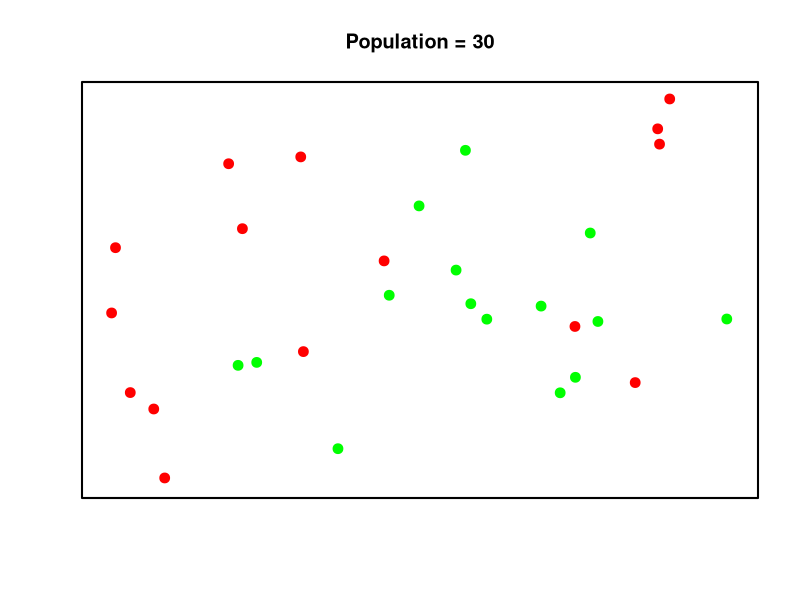
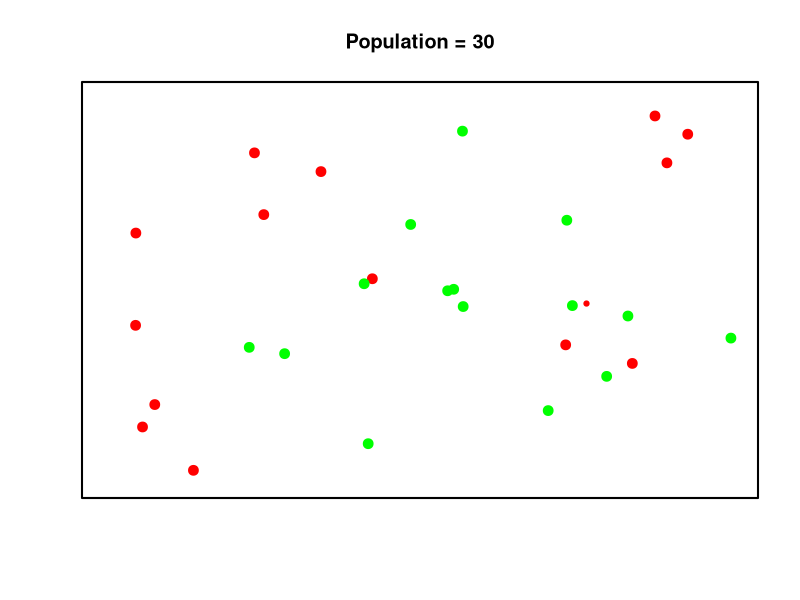
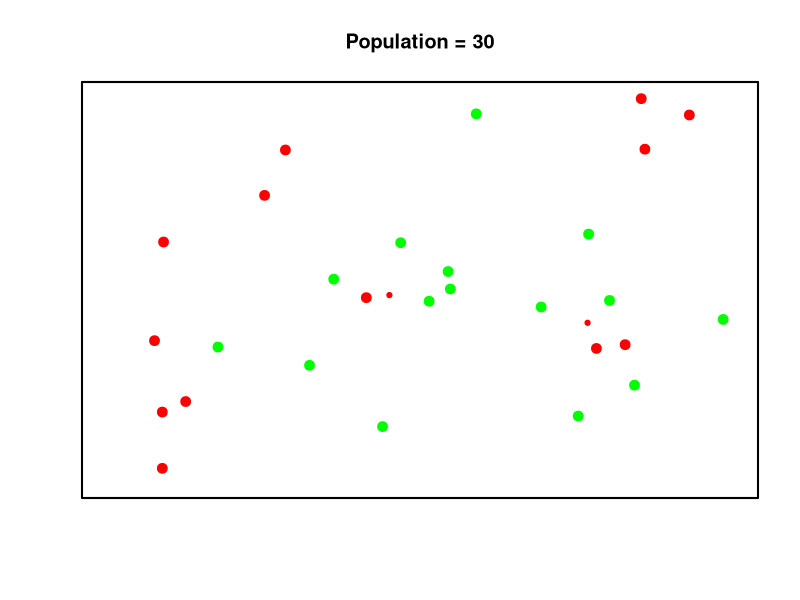
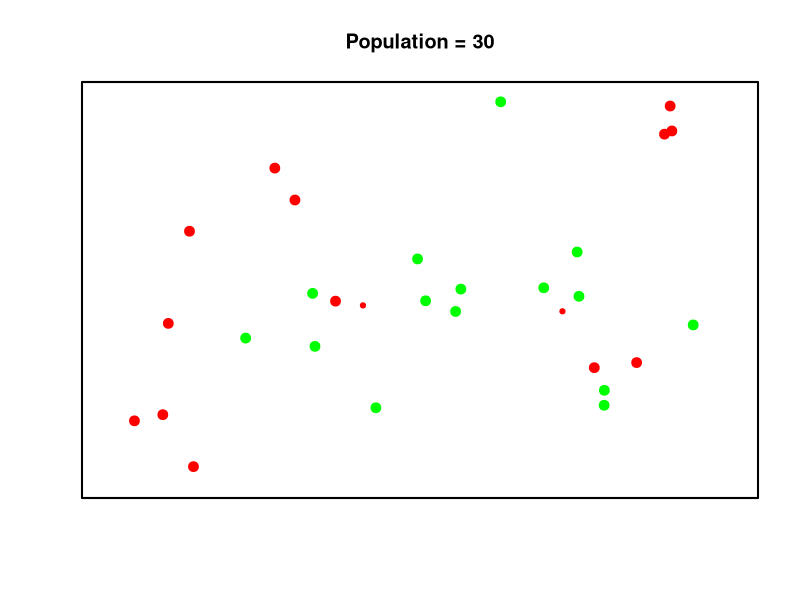
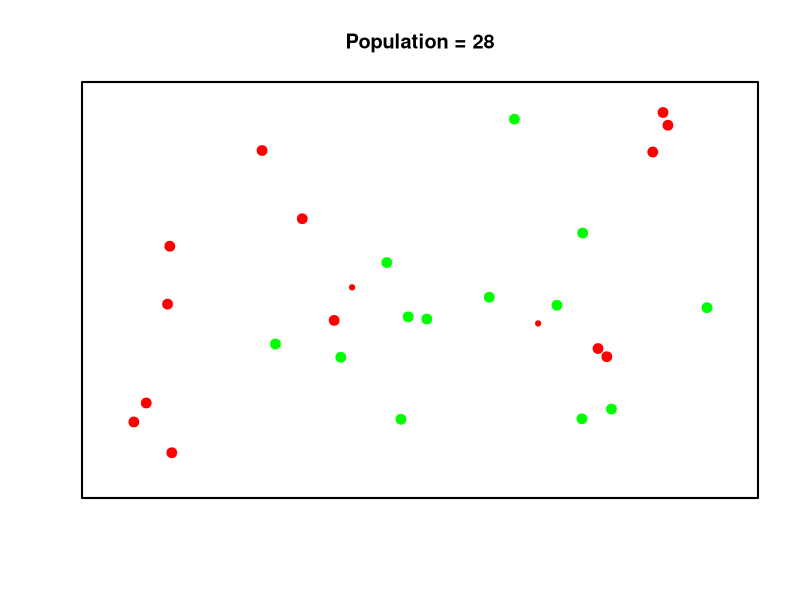
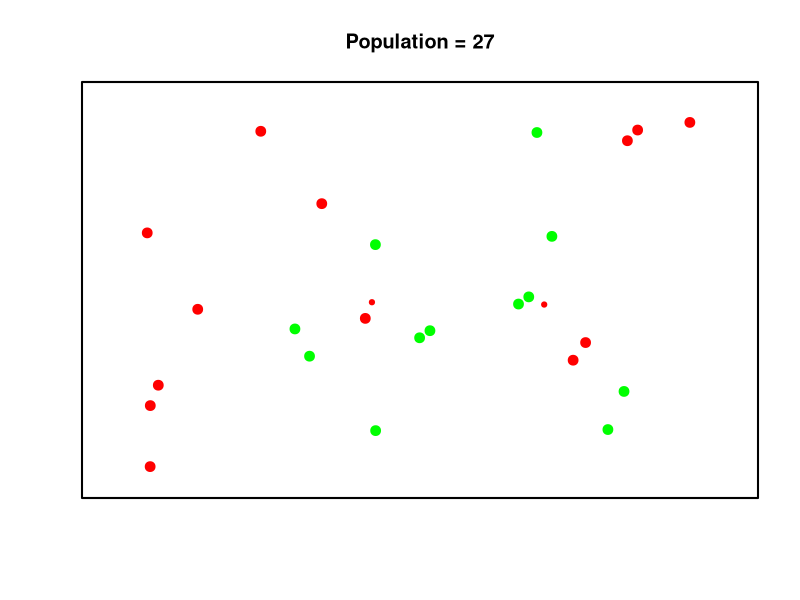
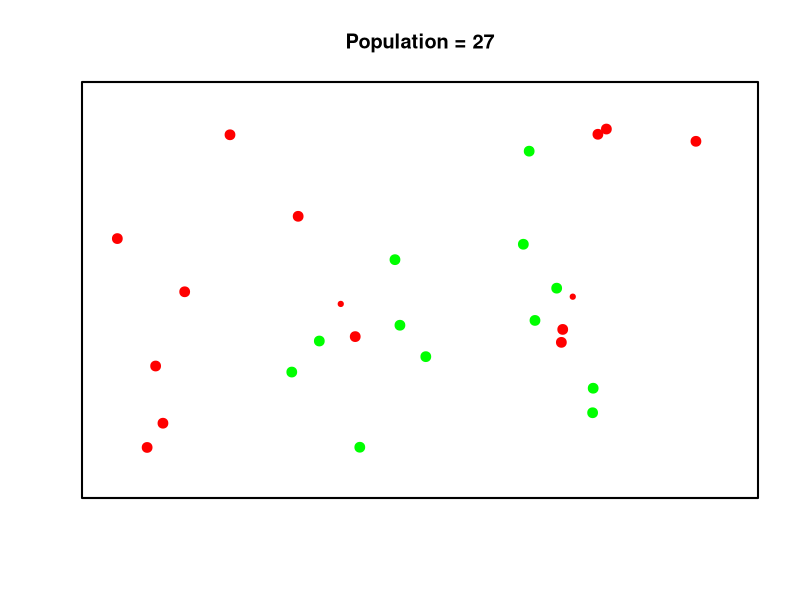
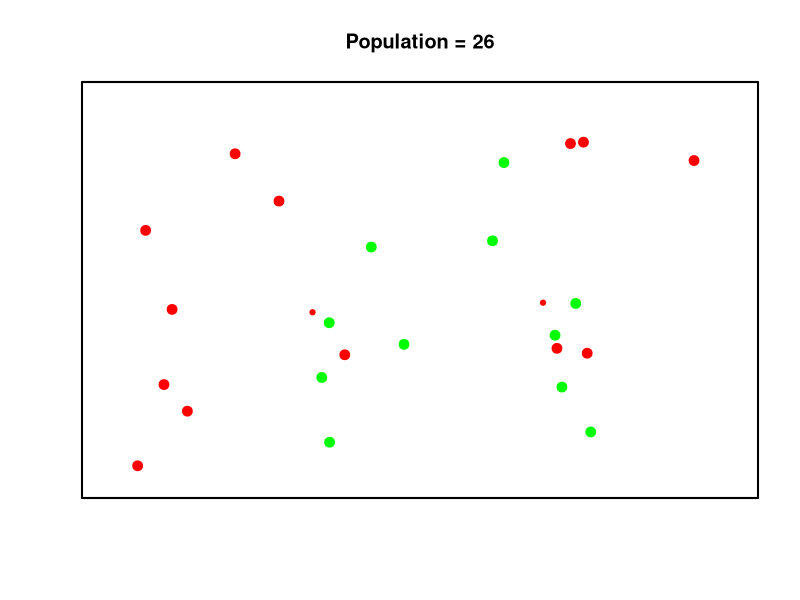

Generate these figures, in order, with R:
library(R6)

Whale <- R6Class("Whale",
                 public = list(
                   position = NULL,
                   age = NULL,
                   lifespan = NULL,
                   range = NULL,
                   maturity = NULL,
                   stepSize = NULL,
                   initialize = function(position = NA, age = 3,
                                         lifespan = 40, range = 5,
                                         maturity = 10, stepSize = 5) {
                     self$position <- position
                     self$age <- age
                     self$lifespan <- lifespan
                     self$range <- range
                     self$maturity <- maturity
                     self$stepSize <- stepSize
                   },
                   move=function(dims, r = self$stepSize) {
                     xMax <- dims[1]
                     yMax <- dims[2]
                     repeat {
                       theta <- runif(1, min = 0, max = 2 * pi)
                       p <- self$position + r * c(cos(theta), sin(theta))
                       within <- (p[1] > 0 && p[1] < xMax) && (p[2] > 0 && p[2] < yMax)
                       if (within) {
                         self$position <- p
                         break
                       }}}
                 )
)

Male <- R6Class("Male",
                inherit = Whale,
                public = list(
                  sex = "male"
                )
)
Female <- R6Class("Female",
                  inherit = Whale,
                  public = list(
                    sex = "female",
                    timeToFertility = 0,
                    infertilityPeriod = 5,
                    maleNear= function(males, dist) {
                      foundOne <- FALSE
                      for (male in males) {
                        near <- dist(male$position, self$position) < self$range
                        mature <- (male$age >= male$maturity)
                        if (near && mature) {
                          foundOne <- TRUE
                          break
                        }
                      }
                      foundOne
                    },
                    mate=function() {
                      babySex <- sample(c("female", "male"), size = 1)
                      self$timeToFertility <- self$infertilityPeriod
                      return(babySex)
                    }
                  )
)
####################
Ocean <- R6Class("Ocean",
                 public = list(
                   dimensions = NULL,
                   males = NULL,
                   females = NULL,
                   malePop = NULL,
                   femalePop = NULL,
                   starveParameter = NULL,
                   distance = function(a, b) {
                     sqrt((a[1] - b[1])^2 + (a[2] - b[2])^2)
                   },
                   initialize = function(dims = c(100, 100),
                                         males = 10,
                                         females = 10,
                                         starve = 5) {
                     self$dimensions <- dims
                     xMax <- dims[1]
                     yMax <- dims[2]
                     maleWhales <- replicate(
                       males,
                       Male$new(
                         age = 10,
                         position = c(
                           runif(1, 0, xMax),
                           runif(1, 0, yMax)
                         )
                       )
                     )
                     femaleWhales <- replicate( #to repeatedly evaluate an expression
                       females,
                       Female$new(
                         age = 10,
                         position = c(
                           runif(1, 0, xMax),
                           runif(1, 0, yMax)
                         )
                       )
                     )
                     self$males <- maleWhales
                     self$females <- femaleWhales
                     self$malePop <- males
                     self$femalePop <- females
                     self$starveParameter <- starve
                   },
                   starvationProbability = function(popDensity) {
                     self$starveParameter * popDensity
                   }
                 )
)
                   
Ocean$set("public",
          "advance",
          function() {
            malePop <- self$malePop
            femalePop <- self$femalePop
            population <- malePop + femalePop
            if (population == 0) {
              return(NULL)
            }
            males <- self$males
            females <- self$females
            babyMales <- list()
            babyFemales <- list()
            if (malePop > 0 && femalePop > 0) {
              for (female in females) {
                if (female$age >= female$maturity &&
                    female$timeToFertility <= 0 &&
                    female$maleNear(
                      males = males,
                      dist = self$distance
                    )) {
                  outcome <- female$mate()
                  if (outcome == "male") {
                    baby <- Male$new(age = 0, position = female$position)
                    babyMales <- c(babyMales, baby)
                  } else {
                    baby <- Female$new(age = 0, position = female$position)
                    babyFemales <- c(babyFemales, baby)
                  }
                }
              }
            }
            
            # augment the male and female lists if needed:
            lmb <- length(babyMales)
            lfb <- length(babyFemales)
            
            # throw in the babies:
            if (lmb > 0) {
              males <- c(males, babyMales)
            }
            if (lfb > 0) {
              females <- c(females, babyFemales)
            }
            
            # revise population for new births:
            population <- length(males) + length(females)
            
            # starve some of them, maybe:
            popDen <- population / prod(self$dimensions)
            starveProb <- self$starvationProbability(popDensity = popDen)
            maleDead <- logical(length(males))
            femaleDead <- logical(length(females))
            # starve some males
            for (i in seq_along(maleDead)) {
              male <- males[[i]]
              maleDead[i] <- (runif(1) <= starveProb)
              male$age <- male$age + 1
              if (male$age >= male$lifespan) maleDead[i] <- TRUE
              if (maleDead[i]) next
              # if whale is not dead, he should move:
              male$move(dims = self$dimensions)
            }
            # starve some females
            for (i in seq_along(femaleDead)) {
              female <- females[[i]]
              femaleDead[i] <- (runif(1) <= starveProb)
              female$age <- female$age + 1
              if (female$age >= female$lifespan) femaleDead[i] <- TRUE
              if (femaleDead[i]) next
              if (female$sex == "female") {
                female$timeToFertility <- female$timeToFertility - 1
              }
              # if female is not dead, she should move:
              female$move(dims = self$dimensions)
            }
            
            # revise male and female whale lists:
            malePop <- sum(!maleDead)
            self$malePop <- malePop
            femalePop <- sum(!femaleDead)
            self$femalePop <- femalePop
            if (malePop > 0) {
              self$males <- males[!maleDead]
            } else {
              self$males <- list()
            }
            if (femalePop > 0) {
              self$females <- females[!femaleDead]
            } else {
              self$females <- list()
            }
          },
          overwrite = TRUE
)
#######
Ocean$set("public",
          "plot",
          function() {
            males <- self$males
            females <- self$females
            whales <- c(males, females)
            if (length(whales) == 0) {
              plot(0, 0, type = "n", main = "All Gone!")
              box(lwd = 2)
              return(NULL)
            }
            df <- purrr::map_dfr(whales, function(x) {
              list(
                x = x$position[1],
                y = x$position[2],
                sex = as.numeric(x$sex == "male"),
                mature = as.numeric(x$age >= x$maturity)
              )
            })
            # males will be red, females green:
            df$color <- ifelse(df$sex == 1, "red", "green")
            # mature whales have cex = 3, immature whales cex 0.7
            df$size <- ifelse(df$mature == 1, 1.3, 0.7)
            with(
              df,
              plot(x, y,
                   xlim = c(0, self$dimensions[1]),
                   ylim = c(0, self$dimensions[1]), pch = 19, xlab = "",
                   ylab = "", axes = FALSE, col = color, cex = size,
                   main = paste0("Population = ", nrow(df))
              )
            )
            box(lwd = 2)
          },
          overwrite = TRUE
)
library(ggplot2)
oceanSim <- function(steps = 100, males = 10, females = 10,
                     starve = 5, animate = TRUE, seed = NULL) {
  if (!is.null(seed)) {
    set.seed(seed)
  }
  ocean <- Ocean$new(
    dims = c(100, 100), males = males,
    females = females, starve = starve
  )
  
  
  population <- numeric(steps)
  for (i in 1:steps) {
    population[i] <- ocean$malePop + ocean$femalePop
    if (animate) ocean$plot()
    if (population[i] == 0) break
    ocean$advance()
    if (animate) Sys.sleep(0.5)
  }
  pop <- population[1:i]
  df <- data.frame(
    time = 1:length(pop),
    pop
  )
  ggplot(df, aes(x = time, y = pop)) + geom_line() +
    labs(x = "Time", y = "Whale Population")
}

########
oceanSim(
  steps = 200, males = 15, females = 15,
  animate = TRUE
)
